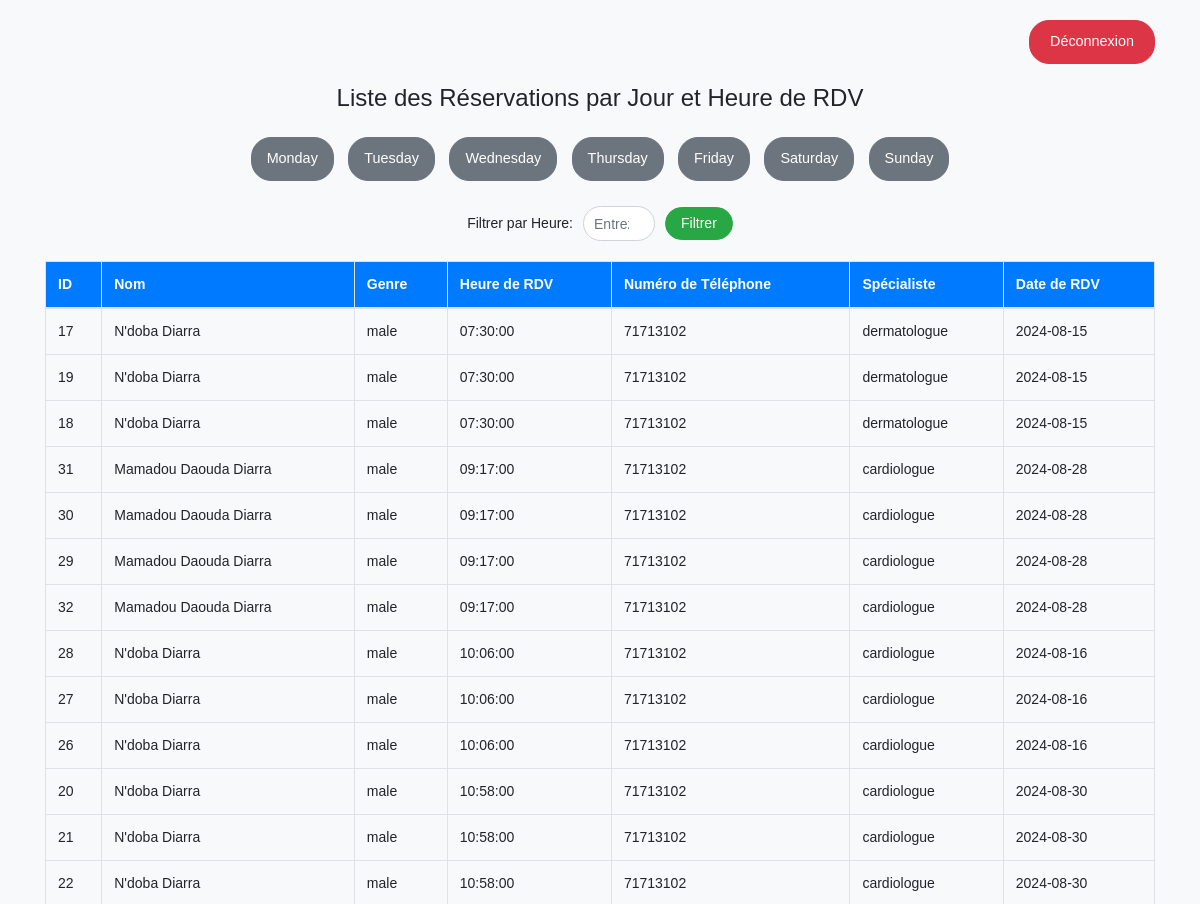
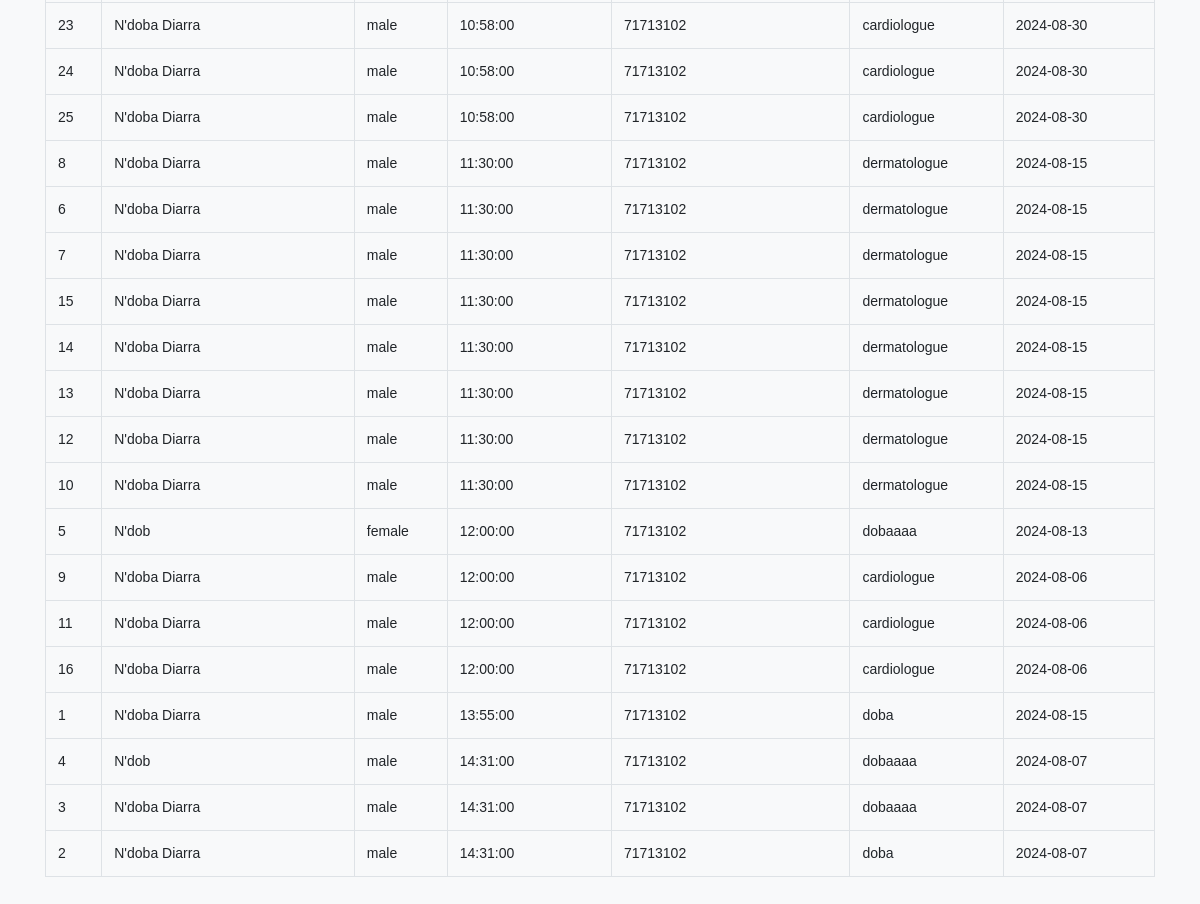
The page /vue.php on the database its author committed (2 pictures, top to bottom).
### tables this page shows
CREATE TABLE `users` (
  `id` int(11) NOT NULL,
  `appointment_for` enum('myself','someone_else') NOT NULL,
  `name` varchar(100) NOT NULL,
  `gender` enum('male','female') NOT NULL,
  `phone_number` varchar(15) NOT NULL,
  `birthdate` int(11) NOT NULL,
  `birth_month` enum('Jan','Feb','Mar','Apr','May','Jun','Jul','Aug','Sep','Oct','Nov','Dec') NOT NULL,
  `birth_year` int(11) NOT NULL,
  `birth_day` int(11) NOT NULL,
  `specialist` varchar(100) NOT NULL,
  `symptoms` text NOT NULL,
  `appointment_date` date NOT NULL,
  `appointment_time` time NOT NULL,
  `created_at` timestamp NOT NULL DEFAULT current_timestamp()
);

### vue.php (the view, shortened to what this page needs)
<?php
require_once 'connexiondb.php';
$sql = "SELECT id, name, gender, appointment_time, phone_number, specialist, appointment_date FROM users WHERE 1=1";
$sql .= " ORDER BY appointment_time ASC";
$result = $conn->query($sql);
?>
<!DOCTYPE html>
<html lang="fr">
<head>
    <link rel="stylesheet" href="https://stackpath.bootstrapcdn.com/bootstrap/4.5.2/css/bootstrap.min.css">
</head>
<body>
    <div class="container">
        <div class="logout-form">
            <form method="post">
                <button type="submit" name="logout" class="btn">Déconnexion</button>
            </form>
        </div>
        <h1>Liste des Réservations par Jour et Heure de RDV</h1>
        <div class="days">
            <?php
            $days = ['Monday', 'Tuesday', 'Wednesday', 'Thursday', 'Friday', 'Saturday', 'Sunday'];
            foreach ($days as $day): ?>
                <a href="?day=<?= $day ?>" class="btn"><?= $day ?></a>
            <?php endforeach; ?>
        </div>
        <form class="form-inline">
            <label for="time">Filtrer par Heure:</label>
            <input type="number" min="0" max="23" class="form-control" id="time" name="time" placeholder="Entrez l'heure">
            <button type="submit" class="btn">Filtrer</button>
        </form>
        <?php if ($result->num_rows > 0): ?>
            <div class="table-responsive">
                <table class="table table-bordered">
                    <thead>
                        <tr>
                            <th>ID</th>
                            <th>Nom</th>
                            <th>Genre</th>
                            <th>Heure de RDV</th>
                            <th>Numéro de Téléphone</th>
                            <th>Spécialiste</th>
                            <th>Date de RDV</th>
                        </tr>
                    </thead>
                    <tbody>
                        <?php while($row = $result->fetch_assoc()): ?>
                            <tr>
                                <td><?= htmlspecialchars($row['id']) ?></td>
                                <td><?= htmlspecialchars($row['name']) ?></td>
                                <td><?= htmlspecialchars($row['gender']) ?></td>
                                <td><?= htmlspecialchars($row['appointment_time']) ?></td>
                                <td><?= htmlspecialchars($row['phone_number']) ?></td>
                                <td><?= htmlspecialchars($row['specialist']) ?></td>
                                <td><?= htmlspecialchars($row['appointment_date']) ?></td>
                            </tr>
                        <?php endwhile; ?>
                    </tbody>
                </table>
            </div>
        <?php else: ?>
            <p class="text-center">Aucun utilisateur trouvé pour ce jour ou cette heure.</p>
        <?php endif; ?>
    </div>
</body>
</html>

### vue.php (style rules this page uses)
body { background: #f8f9fa; font-family: Arial, sans-serif; margin: 0; padding: 20px; }
h1 { margin-bottom: 20px; font-size: 1.5rem; text-align: center; }
.days { margin-bottom: 20px; text-align: center; }
.days .btn { margin: 5px; padding: 10px 15px; font-size: 0.9rem; background-color: #6c757d; border-color: #6c757d; color: white; border-radius: 20px; }
table { width: 100%; margin-bottom: 20px; border-collapse: collapse; }
table, th, td { border: 1px solid #dee2e6; }
th, td { padding: 10px; text-align: left; }
th { background-color: #007bff; color: white; font-size: 0.875rem; }
td { font-size: 0.875rem; }
.form-inline { display: flex; justify-content: center; margin-bottom: 20px; flex-wrap: wrap; }
.form-inline label { font-size: 0.875rem; margin-right: 10px; }
.form-inline input { font-size: 0.875rem; margin-right: 10px; border-radius: 20px; padding: 5px 10px; width: 100px; border: 1px solid #ced4da; }
.form-inline button { font-size: 0.875rem; padding: 5px 15px; background-color: #28a745; border-color: #28a745; color: white; border-radius: 20px; }
.logout-form { text-align: right; margin-bottom: 20px; }
.logout-form button { padding: 10px 20px; background-color: #dc3545; border-color: #dc3545; color: white; border-radius: 20px; font-size: 0.9rem; }

### rows shown on the page
users: id "17", name "N'doba Diarra", gender "male", appointment_time "07:30:00", phone_number "71713102", specialist "dermatologue", appointment_date "2024-08-15"
users: id "19", name "N'doba Diarra", gender "male", appointment_time "07:30:00", phone_number "71713102", specialist "dermatologue", appointment_date "2024-08-15"
users: id "18", name "N'doba Diarra", gender "male", appointment_time "07:30:00", phone_number "71713102", specialist "dermatologue", appointment_date "2024-08-15"
users: id "31", name "Mamadou Daouda Diarra", gender "male", appointment_time "09:17:00", phone_number "71713102", specialist "cardiologue", appointment_date "2024-08-28"
users: id "30", name "Mamadou Daouda Diarra", gender "male", appointment_time "09:17:00", phone_number "71713102", specialist "cardiologue", appointment_date "2024-08-28"
users: id "29", name "Mamadou Daouda Diarra", gender "male", appointment_time "09:17:00", phone_number "71713102", specialist "cardiologue", appointment_date "2024-08-28"
users: id "32", name "Mamadou Daouda Diarra", gender "male", appointment_time "09:17:00", phone_number "71713102", specialist "cardiologue", appointment_date "2024-08-28"
users: id "28", name "N'doba Diarra", gender "male", appointment_time "10:06:00", phone_number "71713102", specialist "cardiologue", appointment_date "2024-08-16"
users: id "27", name "N'doba Diarra", gender "male", appointment_time "10:06:00", phone_number "71713102", specialist "cardiologue", appointment_date "2024-08-16"
users: id "26", name "N'doba Diarra", gender "male", appointment_time "10:06:00", phone_number "71713102", specialist "cardiologue", appointment_date "2024-08-16"
users: id "20", name "N'doba Diarra", gender "male", appointment_time "10:58:00", phone_number "71713102", specialist "cardiologue", appointment_date "2024-08-30"
users: id "21", name "N'doba Diarra", gender "male", appointment_time "10:58:00", phone_number "71713102", specialist "cardiologue", appointment_date "2024-08-30"
users: id "22", name "N'doba Diarra", gender "male", appointment_time "10:58:00", phone_number "71713102", specialist "cardiologue", appointment_date "2024-08-30"
users: id "23", name "N'doba Diarra", gender "male", appointment_time "10:58:00", phone_number "71713102", specialist "cardiologue", appointment_date "2024-08-30"
users: id "24", name "N'doba Diarra", gender "male", appointment_time "10:58:00", phone_number "71713102", specialist "cardiologue", appointment_date "2024-08-30"
users: id "25", name "N'doba Diarra", gender "male", appointment_time "10:58:00", phone_number "71713102", specialist "cardiologue", appointment_date "2024-08-30"
users: id "8", name "N'doba Diarra", gender "male", appointment_time "11:30:00", phone_number "71713102", specialist "dermatologue", appointment_date "2024-08-15"
users: id "6", name "N'doba Diarra", gender "male", appointment_time "11:30:00", phone_number "71713102", specialist "dermatologue", appointment_date "2024-08-15"
users: id "7", name "N'doba Diarra", gender "male", appointment_time "11:30:00", phone_number "71713102", specialist "dermatologue", appointment_date "2024-08-15"
users: id "15", name "N'doba Diarra", gender "male", appointment_time "11:30:00", phone_number "71713102", specialist "dermatologue", appointment_date "2024-08-15"
users: id "14", name "N'doba Diarra", gender "male", appointment_time "11:30:00", phone_number "71713102", specialist "dermatologue", appointment_date "2024-08-15"
users: id "13", name "N'doba Diarra", gender "male", appointment_time "11:30:00", phone_number "71713102", specialist "dermatologue", appointment_date "2024-08-15"
users: id "12", name "N'doba Diarra", gender "male", appointment_time "11:30:00", phone_number "71713102", specialist "dermatologue", appointment_date "2024-08-15"
users: id "10", name "N'doba Diarra", gender "male", appointment_time "11:30:00", phone_number "71713102", specialist "dermatologue", appointment_date "2024-08-15"
users: id "5", name "N'dob", gender "female", appointment_time "12:00:00", phone_number "71713102", specialist "dobaaaa", appointment_date "2024-08-13"
users: id "9", name "N'doba Diarra", gender "male", appointment_time "12:00:00", phone_number "71713102", specialist "cardiologue", appointment_date "2024-08-06"
users: id "11", name "N'doba Diarra", gender "male", appointment_time "12:00:00", phone_number "71713102", specialist "cardiologue", appointment_date "2024-08-06"
users: id "16", name "N'doba Diarra", gender "male", appointment_time "12:00:00", phone_number "71713102", specialist "cardiologue", appointment_date "2024-08-06"
users: id "1", name "N'doba Diarra", gender "male", appointment_time "13:55:00", phone_number "71713102", specialist "doba", appointment_date "2024-08-15"
users: id "4", name "N'dob", gender "male", appointment_time "14:31:00", phone_number "71713102", specialist "dobaaaa", appointment_date "2024-08-07"
users: id "3", name "N'doba Diarra", gender "male", appointment_time "14:31:00", phone_number "71713102", specialist "dobaaaa", appointment_date "2024-08-07"
users: id "2", name "N'doba Diarra", gender "male", appointment_time "14:31:00", phone_number "71713102", specialist "doba", appointment_date "2024-08-07"

### other values the page prints
$day "Monday"
$day "Tuesday"
$day "Wednesday"
$day "Thursday"
$day "Friday"
$day "Saturday"
$day "Sunday"
